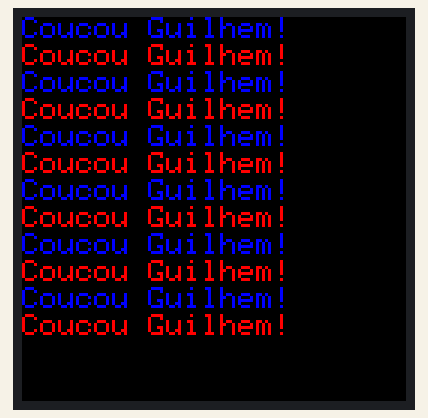
Recording of a sketch running on a simulated Arduino Uno, built with avr-gcc and run on an emulated ATmega328P. On the bench: 128×128 colour display.

Above: at 0.1 s.

The sketch:

01_M2446_screen.ino
```cpp
//---------------------------------------------------------------
//---------------------------------------------------------------
//NOM DU PROJET: M2446
//AUTEUR: MPO
//DATE: 22 février 2024
//description: code permetant de tester et essayer les affichages de l'écran
//---------------------------------------------------------------
//---------------------------------------------------------------
#define SCREEN_WIDTH 128
#define SCREEN_HEIGHT 128

#include <Adafruit_GFX.h>
#include <Adafruit_SSD1351.h>
#include <SPI.h>

#define MOSI_PIN 6
#define SCLK_PIN 5
#define DC_PIN 4
#define RST_PIN 3
#define CS_PIN 2

#define BLACK 0x0000
#define BLUE 0x001F
#define RED 0xF800
#define GREEN 0x07E0
#define CYAN 0x07FF
#define MAGENTA 0xF81F
#define YELLOW 0xFFE0
#define WHITE 0xFFFF


int cursor = 0;

// Option 1: use any pins but a little slower
Adafruit_SSD1351 tft = Adafruit_SSD1351(SCREEN_WIDTH, SCREEN_HEIGHT, CS_PIN, DC_PIN, MOSI_PIN, SCLK_PIN, RST_PIN);

void setup() {
  Serial.begin(9600);
  tft.begin();
  tft.fillScreen(BLACK);
}
void loop() {
  tft.setCursor(0, cursor);
  tft.setTextColor(BLUE);
  tft.setTextSize(1);
  tft.print("Coucou Guilhem!");
  cursor = cursor + 9;
  tft.setCursor(0, cursor);
  tft.setTextColor(RED);
  tft.setTextSize(1);
  tft.println("Coucou Guilhem!");
  cursor = cursor + 9;
  if (cursor > 100) {
    cursor = 0;
  }
  /*
  tft.setCursor(0,0);
  tft.setTextColor(BLACK);
  tft.setTextSize(1);
  tft.print("Coucou Guilhem!");
  tft.setCursor(0,0);
  tft.setTextColor(GREEN);
  tft.setTextSize(1);
  tft.print("Coucou Guilhem!");

  tft.setCursor(0,0);
  tft.setTextColor(BLACK);
  tft.setTextSize(1);
  tft.print("Coucou Guilhem!");
  tft.setCursor(0,0);
  tft.setTextColor(CYAN);
  tft.setTextSize(1);
  tft.print("Coucou Guilhem!");

  tft.setCursor(0,0);
  tft.setTextColor(BLACK);
  tft.setTextSize(1);
  tft.print("Coucou Guilhem!");
  tft.setCursor(0,0);
  tft.setTextColor(MAGENTA);
  tft.setTextSize(1);
  tft.print("Coucou Guilhem!");

  tft.setCursor(0,0);
  tft.setTextColor(BLACK);
  tft.setTextSize(1);
  tft.print("Coucou Guilhem!");
  tft.setCursor(0,0);
  tft.setTextColor(YELLOW);
  tft.setTextSize(1);
  tft.print("Coucou Guilhem!");

  tft.setCursor(0,0);
  tft.setTextColor(BLACK);
  tft.setTextSize(1);
  tft.print("Coucou Guilhem!");
  tft.setCursor(0,0);
  tft.setTextColor(WHITE);
  tft.setTextSize(1);
  tft.print("Coucou Guilhem!");

  tft.setCursor(0,0);
  tft.setTextColor(BLACK);
  tft.setTextSize(1);
  tft.print("Coucou Guilhem!");
  tft.setCursor(0,0);
  */
}
```
